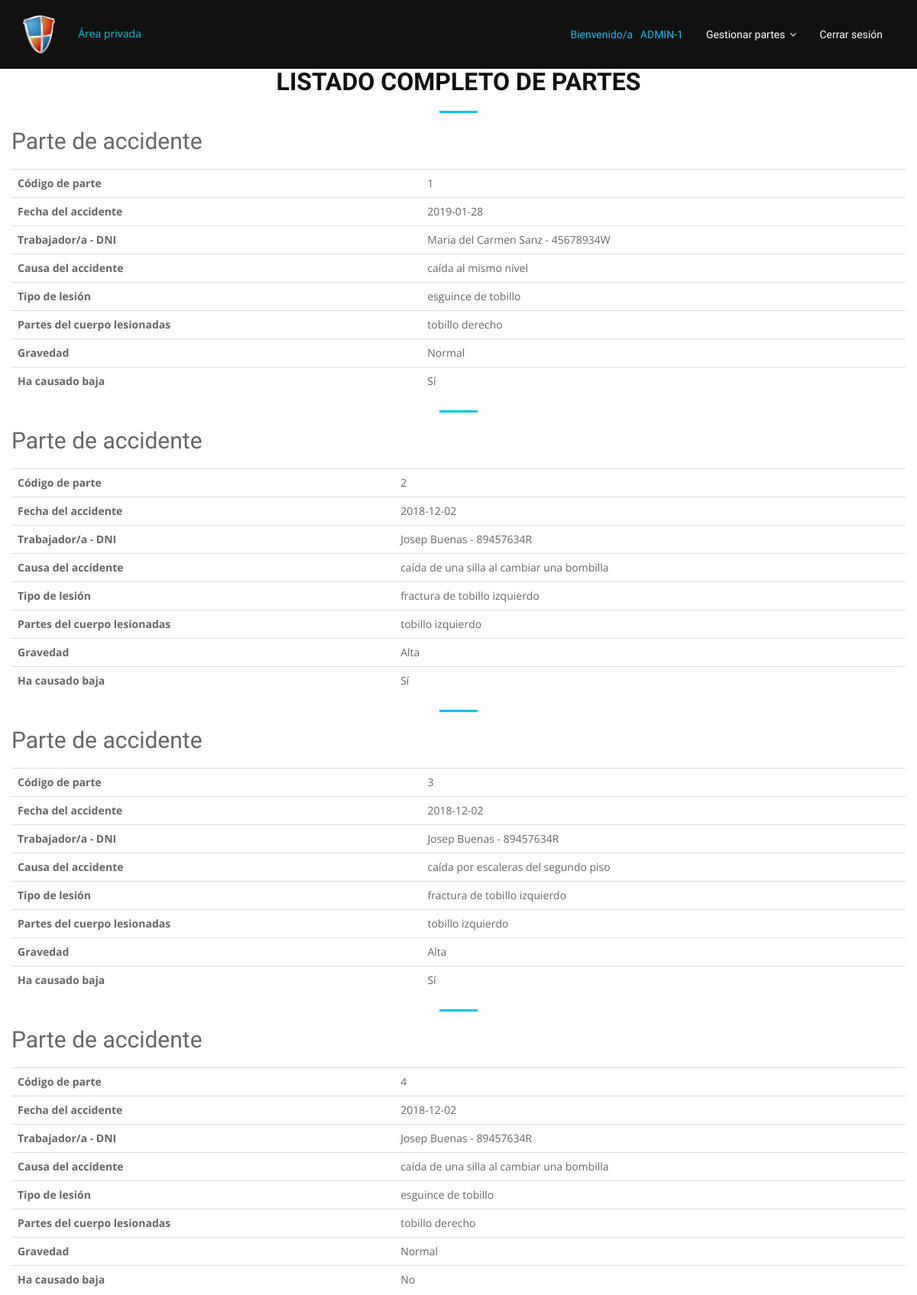
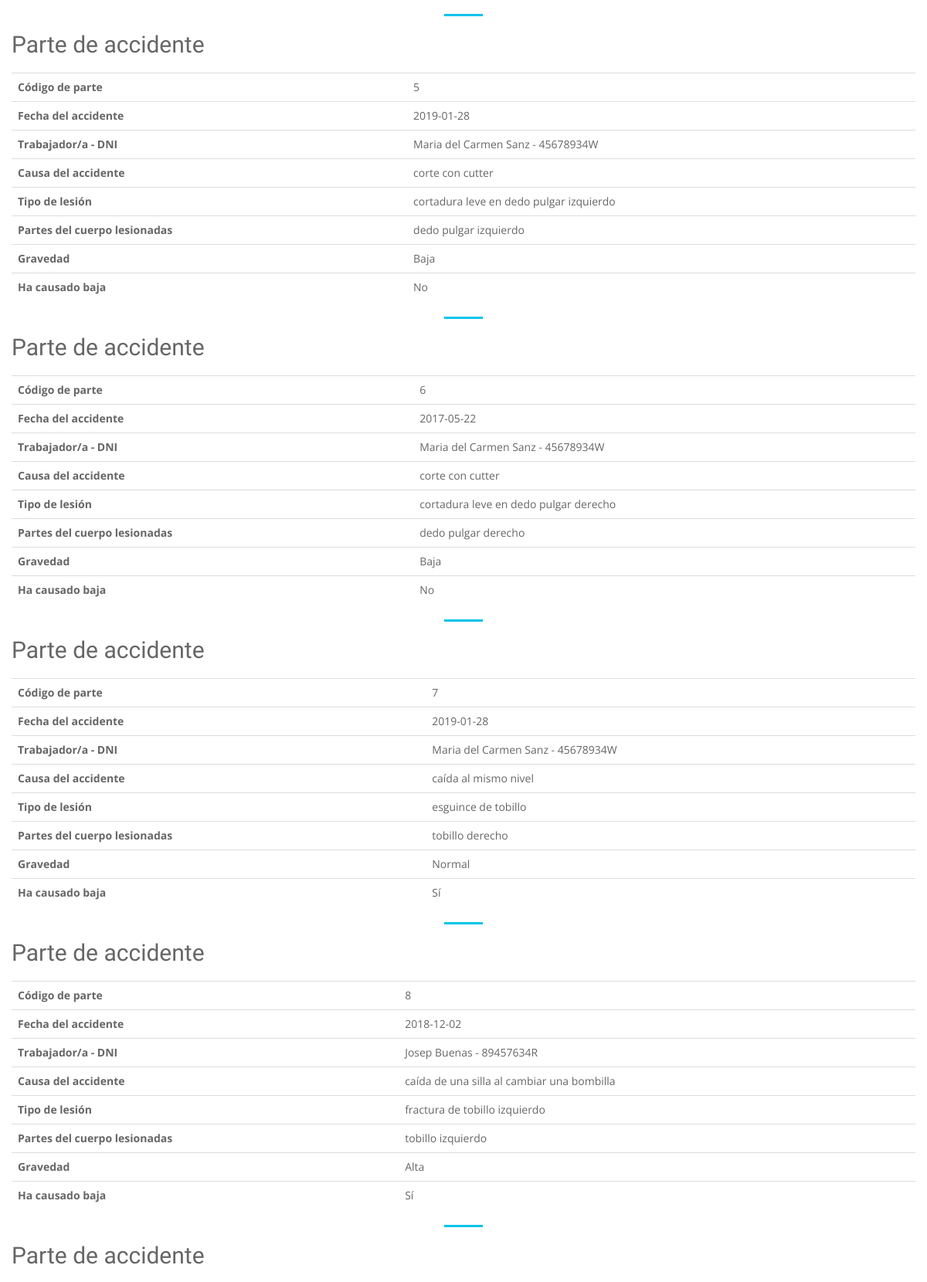
Page /index.php?controller=parte&action=listAll (signed in, upper part) on the committed database (2 pictures, top to bottom).
### tables this page shows
CREATE TABLE parte
(
	cod_parte INT(5) NOT NULL AUTO_INCREMENT,
	dni char (9) NOT NULL,
	login VARCHAR(30) NOT NULL,
	fecha_accidente DATE NOT NULL,
	causa_accidente VARCHAR(100) NOT NULL,
	tipo_lesion VARCHAR(60) NOT NULL,
	partes_cuerpo_lesionado VARCHAR(60) NOT NULL,
	gravedad ENUM ('Baja','Normal','Alta') NOT NULL,
	baja ENUM ('Sí','No') NOT NULL,
	CONSTRAINT pk_parte PRIMARY KEY(cod_parte)
) DEFAULT CHARACTER SET = utf8;

CREATE TABLE trabajador
(
	nombre_trabajador VARCHAR(50) NOT NULL,
	dni CHAR(9),
	sexo enum ('hombre','mujer') NOT NULL,
	fecha_nacimiento DATE NOT NULL,
	direccion VARCHAR(25) NOT NULL,
	com_autonoma VARCHAR(20),	
	telefono VARCHAR(50) NOT NULL,
	correo_elec VARCHAR(40) NOT NULL,
	sector ENUM ('Auditoria y Consultoria','Banca y Seguros','Construcción e Inmobiliaria','Energia','Educacion','Industria','Farmaceutica','Legal','Recursos Humanos','Servicios Textil y distribución','Telecomunicaciones y Informática','Sanidad') NOT NULL,
	CONSTRAINT pk_trabajador PRIMARY KEY(dni)
)DEFAULT CHARACTER SET = utf8;

### controllers/parteController.php (called while the page is built, shortened)
<?php
require_once 'models/parte.php';
class parteController
{
    public function listAll()
    {
        $parte = new Parte();
        $search = $parte->getAll();
        require_once 'views/parte/listAll.php';
    }
}

### config/db.php (called while the page is built, shortened)
<?php
class Database
{
    public static function connect()
    {
        $host = 'localhost';
        $usuario = 'root';
        $password = '';
        $db = 'parteaccidente';
        if (!$conexion = new mysqli($host, $usuario, $password)) {
            die("<h3 style='color:red'>Conexion fallida: $conexion->connect_error</h3>");
        }
        $conexion->query("SET NAMES 'utf8'");
        return $conexion;
    }
}

### models/parte.php (called while the page is built, shortened)
<?php
class Parte{
  private $db;
  public function __construct(){
    $this->db = Database::connect();
  }
  public function getAll(){
    $sql = "SELECT parte.*, trabajador.nombre_trabajador FROM parte inner join trabajador ON parte.dni = trabajador.dni ORDER BY cod_parte ASC";
		$partes = $this->db->query($sql);
		return $partes;
  }
}

### views/parte/listAll.php (the view, shortened to what this page needs)
<div class="container" id="">
  <div class="row">
    <div class="col">
      <h1 class="section-title">Listado completo de partes</h1>
      <div class="section-title-divider"></div>
    </div>
  </div>
<?php if ($search->num_rows > 0) : ?>
<?php while ($parte = $search->fetch_object()): ?>
<div class="row pt-2 mt-2">
  <div class="col-8 offset-2 ">
    <h2 class="text-align-center sin-fondo">Parte de accidente</h2>
  </div>
</div>
<div class="row">
  <div class="col-8 offset-2">
    <table class="table table-hover ">
      <tbody>
        <tr>
          <th scope="row">Código de parte</th>
          <td><?= $parte->cod_parte?></td>
        </tr>
        <tr>
          <th scope="row">Fecha del accidente</th>
          <td><?= $parte->fecha_accidente?></td>
        </tr>
        <tr>
          <th scope="row">Trabajador/a - DNI</th>
          <td>
            <?=$parte->nombre_trabajador?>
            <?=" - " . $parte->dni?>
          </td>
        </tr>
        <tr>
          <th scope="row">Causa del accidente</th>
          <td><?= $parte->causa_accidente?></td>
        </tr>
        <tr>
          <th scope="row">Tipo de lesión</th>
          <td><?= $parte->tipo_lesion?></td>
        </tr>
        <tr>
          <th scope="row">Partes del cuerpo lesionadas</th>
          <td><?= $parte->partes_cuerpo_lesionado?></td>
        </tr>
        <tr>
          <th scope="row">Gravedad</th>
          <td><?= $parte->gravedad?></td>
        </tr>
        <tr>
          <th scope="row">Ha causado baja</th>
          <td><?= $parte->baja?></td>
        </tr>
      </tbody>
    </table>
    <div class="section-title-divider"></div>
  </div>
</div>
<?php endwhile; ?>
<?php endif; ?>

### views/layout/header.php (shortened to what this page needs)
<!DOCTYPE html>
<html lang="es">
<head>
  <link href="lib/bootstrap/css/bootstrap.min.css" rel="stylesheet">
  <link href="lib/font-awesome/css/font-awesome.min.css" rel="stylesheet">
  <link href="lib/animate-css/animate.min.css" rel="stylesheet">
  <link href="css/style.css" rel="stylesheet">
</head>
<body>
  <?php if(isset($_SESSION['identity'])): ?>
  <header id="header">
    <div class="container">
      <div id="logo" class="pull-left">
        <a ><img src="assets/images/shield.png" alt="" />Área privada</a>
      </div>
      <nav id="nav-menu-container">
        <ul class="nav-menu">
          <li><a class="color-03C4EB prc-0px">Bienvenido/a  </a>
          <a class="color-03C4EB text-uppercase plc-6px"> <?=$_SESSION['identity']->login ?> </a></li>
          <li class="menu-has-children"><a href="#header">Gestionar partes</a>
          </li>
          <li><a href="<?= base_url ?>index.php?controller=usuario&action=logout">Cerrar sesión</a></li>
        </ul>
      </nav>
    </div>
  </header>
<?php endif; ?>
  <div class="" id ="">

### index.php (shortened to what this page needs)
<?php
require_once 'config/db.php';
require_once 'views/layout/header.php';
if (isset($_GET['controller'])) {
    $nombre_controlador = $_GET['controller'] . 'Controller';
} elseif ((!isset($_GET['controller']))  && (!isset($_GET['action']))) {
  $nombre_controlador = controller_default;
} else {
  show_error();
  exit();
}
if (class_exists($nombre_controlador)) {
  $controlador = new $nombre_controlador();
  if (isset($_GET['action']) && method_exists($controlador, $_GET['action'])) {
    $action = $_GET['action'];
    $controlador->$action();
  } elseif (!isset($_GET['controller'])  && !isset($_GET['action'])) {
    $action_default = action_default;
    $controlador->$action_default();
  } else{
    show_error();
  }
} else{
  show_error();
}
require_once 'views/layout/footer.php';

### views/layout/footer.php (shortened to what this page needs)
</div>
</body>
</html>
</html>

### css/style.css (style rules this page uses)
body { background: #fff; color: #666666; font-family: "Open Sans", sans-serif; }
a { color: #03C4EB; transition: 0.5s; }
h1, h2, h3, h4, h5, h6 { font-family: "Raleway", sans-serif; font-weight: 400; margin: 0 0 20px 0; padding: 0; }
.color-03C4EB { color: #03C4EB !important; }
.prc-0px { padding-right: 0px !important; }
.plc-6px { padding-left: 6px !important; }
#header { background: #111; padding: 20px 0; max-height: 115px; }
#header #logo { float: left; }
#header #logo img { padding: 0; margin: 0px 30px 0px 0px; max-height: 50px; }
.nav-menu, .nav-menu * { margin: 0; padding: 0; list-style: none; }
.nav-menu li { position: relative; white-space: nowrap; }
.nav-menu > li { float: left; }
.sf-arrows .sf-with-ul { padding-right: 30px; }
.sf-arrows .sf-with-ul:after { content: "\f107"; position: absolute; right: 15px; font-family: FontAwesome; font-style: normal; font-weight: normal; }
#nav-menu-container { float: right; margin: 5px 0; }
.nav-menu a { padding: 10px 15px; text-decoration: none; display: inline-block; color: #fff; font-family: 'Raleway', sans-serif; font-weight: 300; font-size: 14px; outline: none; }
#mobile-nav { position: fixed; top: 0; padding-top: 18px; bottom: 0; z-index: 998; background: rgba(0, 0, 0, 0.9); left: -260px; width: 260px; overflow-y: auto; transition: 0.4s; }
#mobile-nav ul { padding: 0; margin: 0; list-style: none; }
#mobile-nav ul li { position: relative; }
#mobile-nav ul li a { color: #fff; font-size: 16px; overflow: hidden; padding: 10px 22px 10px 15px; position: relative; text-decoration: none; width: 100%; display: block; outline: none; }
.section-title { font-size: 32px; color: #111; text-transform: uppercase; text-align: center; font-weight: 700; }
.section-title-divider { width: 50px; height: 3px; background: #03C4EB; margin: 0 auto; margin-bottom: 20px; }

### rows in the picture
parte: cod_parte "1", fecha_accidente "2019-01-28", dni.nombre_trabajador "Maria del Carmen Sanz", dni "45678934W", causa_accidente "caída al mismo nivel", tipo_lesion "esguince de tobillo", partes_cuerpo_lesionado "tobillo derecho", gravedad "Normal", baja "Sí"
parte: cod_parte "2", fecha_accidente "2018-12-02", dni.nombre_trabajador "Josep Buenas", dni "89457634R", causa_accidente "caída de una silla al cambiar una bombilla", tipo_lesion "fractura de tobillo izquierdo", partes_cuerpo_lesionado "tobillo izquierdo", gravedad "Alta", baja "Sí"
parte: cod_parte "3", fecha_accidente "2018-12-02", dni.nombre_trabajador "Josep Buenas", dni "89457634R", causa_accidente "caída por escaleras del segundo piso", tipo_lesion "fractura de tobillo izquierdo", partes_cuerpo_lesionado "tobillo izquierdo", gravedad "Alta", baja "Sí"
parte: cod_parte "4", fecha_accidente "2018-12-02", dni.nombre_trabajador "Josep Buenas", dni "89457634R", causa_accidente "caída de una silla al cambiar una bombilla", tipo_lesion "esguince de tobillo", partes_cuerpo_lesionado "tobillo derecho", gravedad "Normal", baja "No"
parte: cod_parte "5", fecha_accidente "2019-01-28", dni.nombre_trabajador "Maria del Carmen Sanz", dni "45678934W", causa_accidente "corte con cutter", tipo_lesion "cortadura leve en dedo pulgar izquierdo", partes_cuerpo_lesionado "dedo pulgar izquierdo", gravedad "Baja", baja "No"
parte: cod_parte "6", fecha_accidente "2017-05-22", dni.nombre_trabajador "Maria del Carmen Sanz", dni "45678934W", causa_accidente "corte con cutter", tipo_lesion "cortadura leve en dedo pulgar derecho", partes_cuerpo_lesionado "dedo pulgar derecho", gravedad "Baja", baja "No"
parte: cod_parte "7", fecha_accidente "2019-01-28", dni.nombre_trabajador "Maria del Carmen Sanz", dni "45678934W", causa_accidente "caída al mismo nivel", tipo_lesion "esguince de tobillo", partes_cuerpo_lesionado "tobillo derecho", gravedad "Normal", baja "Sí"
parte: cod_parte "8", fecha_accidente "2018-12-02", dni.nombre_trabajador "Josep Buenas", dni "89457634R", causa_accidente "caída de una silla al cambiar una bombilla", tipo_lesion "fractura de tobillo izquierdo", partes_cuerpo_lesionado "tobillo izquierdo", gravedad "Alta", baja "Sí"

### other values in the picture
$_SESSION['identity']->login "ADMIN-1"
